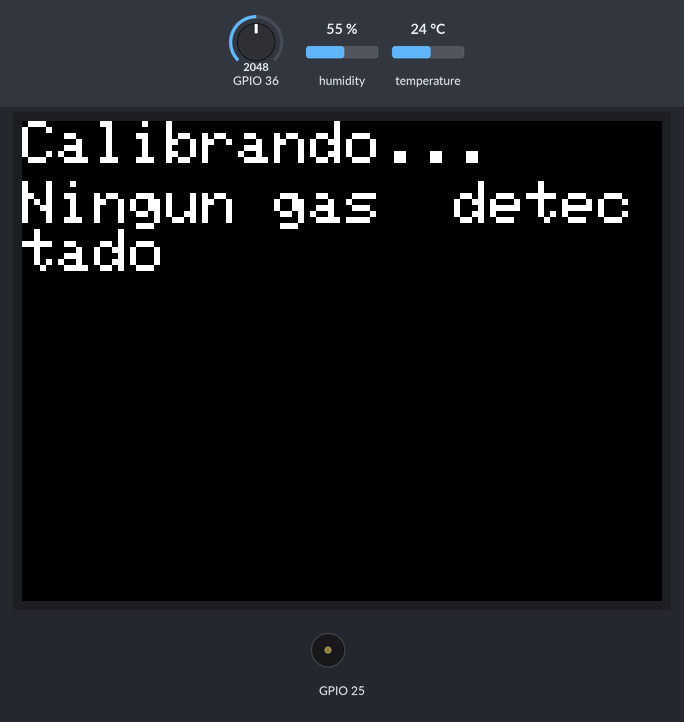
The sketch below on a simulated ESP32. Parts: 320×240 colour display, buzzer (waves = sounding). The test bench sets the inputs (shaded band); at power-on: GPIO 36 = 2048, humidity 55 %, temperature 24 °C. WiFi joins after 1.5 s; servers stay silent unless stated; no MQTT or app messages arrive unless stated; what the sketch prints to the serial monitor is not drawn.

Above: at 11.9 s.
12.0 s: GPIO 36 set to 2469
14.1 s: GPIO 36 set to 2540
At 15.8 s:
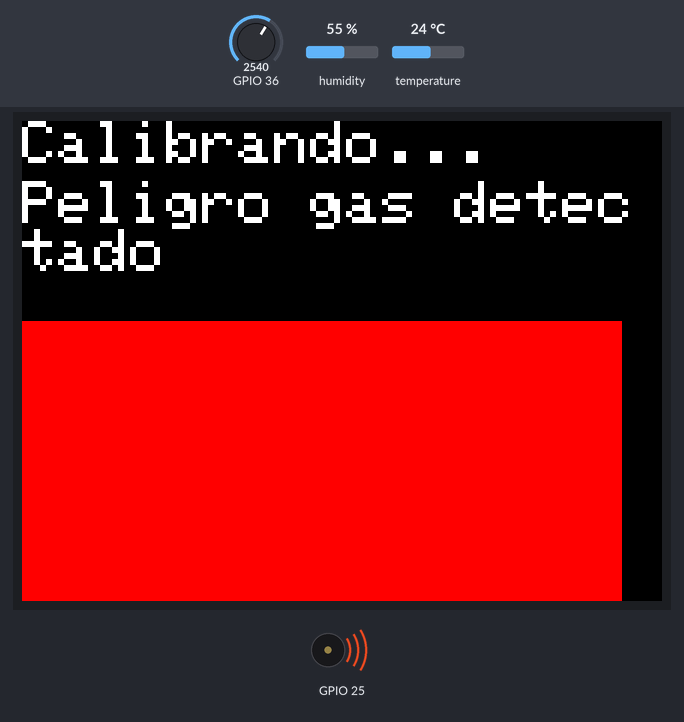
18.6 s: GPIO 36 set to 2460
At 19.9 s:
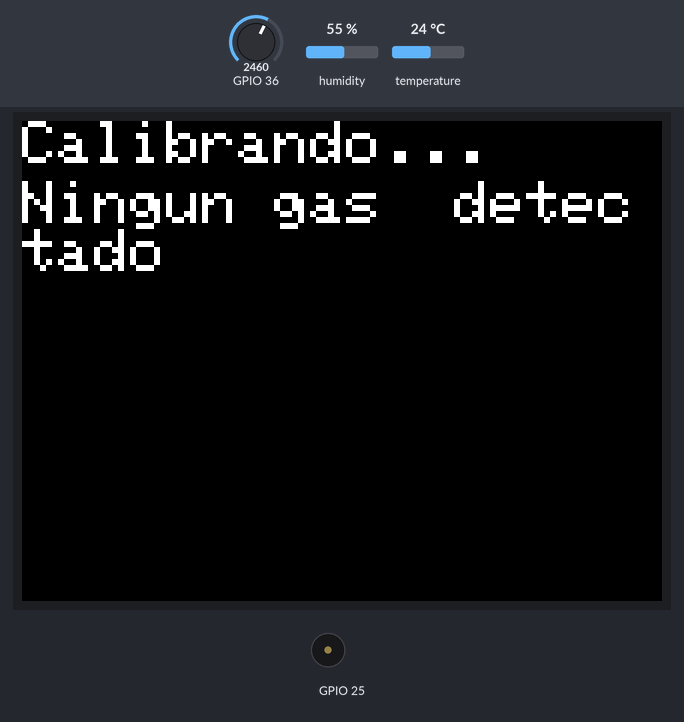
20.8 s: GPIO 36 set to 2866
At 22.2 s:
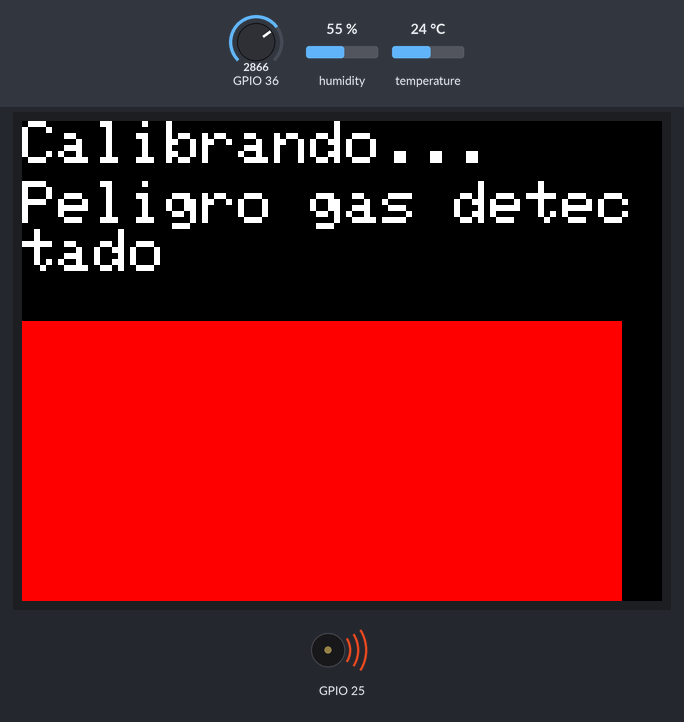
Timing chart, 0 to 27.1 s (numbered marks = the images above; inputs shaded):
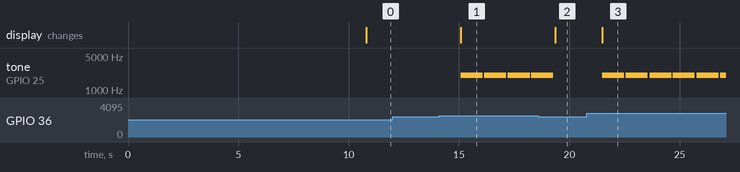

The sketch:

sensor_gas_hum.ino
```cpp
#define         MQ1                       (36)     //define la entrada analogica para el sensor
#define         RL_VALOR             (5)     //define el valor de la resistencia mde carga en kilo ohms
#define         RAL       (9.83)  // resistencia del sensor en el aire limpio / RO, que se deriva de la   tabla de la hoja de datos
#define         GAS_LP                      (0)

#define BLANCO 0XFFFF
#define NEGRO 0
#define ROJO 0xF800
#define VERDE 0x07E0
#define AZUL 0x001F
#include <M5Stack.h>

//gas
String inputstring = "";                                                        //Cadena recibida desde el PC
float           LPCurve[3]  =  {2.3,0.21,-0.47};
float           Ro           =  10;

//humidity & temp
#include "DHT.h"
#define DHTPIN 2     // Pin del sensor DHT en el que está conectado
#define DHTTYPE DHT11   // Tipo de sensor DHT

DHT dht(DHTPIN, DHTTYPE);

//wifi mqtt
#include "WiFi.h"
#include "AsyncUDP.h"
#include "PubSubClient.h" // Connect and publish to the MQTT broker
AsyncUDP udp;


// WiFi
const char * ssid = "Zaimobil";
const char * wifi_password = "holaputa";
// MQTT
const char* mqtt_server = "192.168.194.53";  // IP of the MQTT broker
const char* temperature_topic = "home/mov/tab2";
const char* mqtt_username = "pi"; // MQTT username
const char* mqtt_password = "1234"; // MQTT password
const char* clientID = "client_livingroom"; // MQTT client ID

// Initialise the WiFi and MQTT Client objects
WiFiClient wifiClient;
// 1883 is the listener port for the Broker
PubSubClient client(mqtt_server, 1883, wifiClient);


// Custom function to connet to the MQTT broker via WiFi
void connect_MQTT(){
  Serial.print("Connecting to ");
  Serial.println(ssid);

  // Connect to the WiFi
  WiFi.begin(ssid, wifi_password);

  // Wait until the connection has been confirmed before continuing
  while (WiFi.status() != WL_CONNECTED) {
    delay(500);
    Serial.print(".");
  }

  // Debugging - Output the IP Address of the ESP8266
  Serial.println("WiFi connected");
  Serial.print("IP address: ");
  Serial.println(WiFi.localIP());

  // Connect to MQTT Broker
  // client.connect returns a boolean value to let us know if the connection was successful.
  // If the connection is failing, make sure you are using the correct MQTT Username and Password (Setup Earlier in the Instructable)
  if (client.connect(clientID, mqtt_username, mqtt_password)) {
    Serial.println("Connected to MQTT Broker!");
  }
  else {
    Serial.println("Connection to MQTT Broker failed...");
  }
}


//Toma 30 medidas para calibrar el sensor
 float Calibracion(float mq_pin){
  int i;
  float val=0;
    for (i=0;i<30;i++) {
    val += calc_res(analogRead(mq_pin));
    delay(300);
  }
  val = val/30;                     //calcular el valor medio
  val = val/RAL;
  return val;
}


void setup(){
  M5.begin(true, false, true);
  M5.Lcd.setTextSize(3);
   M5.Speaker.mute();
  M5.Lcd.printf("Calibrando...");
Serial.begin(9600);    //Inicializa Serial a 9600 baudios
 dht.begin();
   connect_MQTT();

 Serial.println("Iniciando ...");
   //configuracion del sensor
  Serial.print("Calibrando...\n");
  Ro = Calibracion(MQ1);                        //Calibrando el sensor. Por favor de asegurarse que el sensor se encuentre en una zona de aire limpio mientras se calibra
  Serial.print("Calibracion finalizada...\n");
  Serial.print("Ro=");
  Serial.print(Ro);
  Serial.print("kohm");
  Serial.print("\n");
}


void loop()
{
   Serial.print("Lectura:");
   Serial.print(lecturaMQ(MQ1));
   //Serial.print(porcentaje_gas(lecturaMQ(MQ1)/Ro,GAS_LP) );
   Serial.print( "" );
   Serial.print("    ");
   Serial.print("\n");

   // Lee la humedad y la temperatura desde el sensor DHT
  float h = dht.readHumidity();
  float t = dht.readTemperature();
  String dato=""+String((float)h)+"%"+String((float)t)+"ºC";

   // Imprime los valores de humedad y temperatura en la consola
  Serial.print("Humedad: ");
  Serial.print(dht.readHumidity());
  Serial.print("%");
  Serial.print("\t");
  Serial.print("Temperatura: ");
  Serial.print(dht.readTemperature());
  Serial.println("C");

    M5.Lcd.setCursor(0, 30);
    if (lecturaMQ(MQ1)>2500.00){
       M5.Lcd.setCursor(0, 30);
       M5.Lcd.fillRect (0, 100, 300, 150, RED);
       M5.Lcd.print ("Peligro gas detectado");
       M5.Speaker.tone(2000, 1000);

    }
    else if(lecturaMQ(MQ1)<2500.00){
       M5.Speaker.mute();
       M5.Lcd.setCursor(0, 30);
       M5.Lcd.fillRect (0, 100, 300, 150, BLACK);
       M5.Lcd.print ("Ningun gas  detectado");


    }

    //publica mqtt
    // PUBLISH to the MQTT Broker (topic = Temperature, defined at the beginning)
  if (client.publish(temperature_topic, String(dato).c_str())) {
    Serial.println("hum & temp sent!");
  }
  // Again, client.publish will return a boolean value depending on whether it succeded or not.
  // If the message failed to send, we will try again, as the connection may have broken.
  else {
    Serial.println("Hum & temp failed to send. Reconnecting to MQTT Broker and trying again");
    client.connect(clientID, mqtt_username, mqtt_password);
    delay(10); // This delay ensures that client.publish doesn't clash with the client.connect call
    client.publish(temperature_topic, String(dato).c_str());
  }


    delay(1000);
}//loop

//Calcula la lectura raw
float calc_res(int raw_adc)
{
  return ( ((float)RL_VALOR*(1023-raw_adc)/raw_adc));
}


 //Calcula la lectura del sensor
float lecturaMQ(int mq_pin){

  float res=analogRead(mq_pin);
  return res;

}
```

Measured:
- the behaviour switches between 2500 and 2501 on GPIO 36 (found by bisection; images 0 and 1)
- after the input at 12.0 s, every drawn part: stays the same
- after the input at 14.1 s, tone on GPIO 25: alternates 2000 Hz for 1.0 s and silent for 0.06 s, starting after 0.98 s; the display: changes after 0.98 s (image 1)
- after the input at 18.6 s, tone on GPIO 25: goes on until 19.3 s, then stays silent; the display: changes after 0.76 s (image 2)
- after the input at 20.8 s, tone on GPIO 25: alternates 2000 Hz for 1.0 s and silent for 0.06 s, starting after 0.70 s; the display: changes after 0.70 s (image 3)
